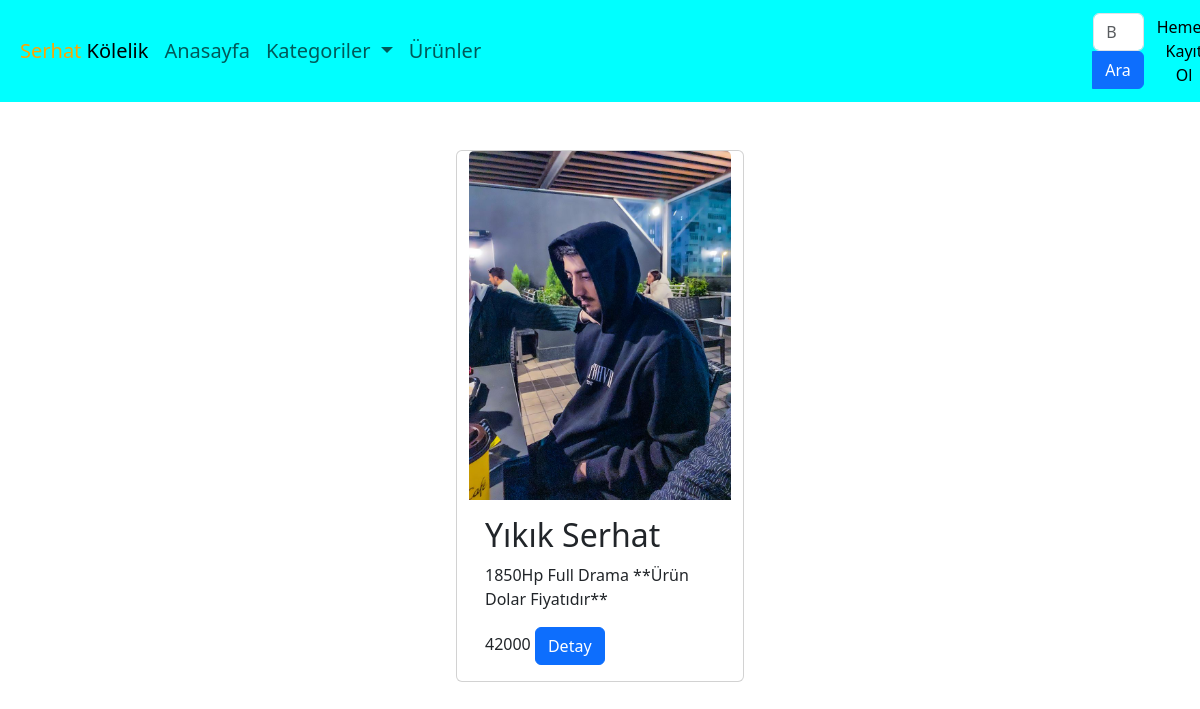
Screenshot of /kategori/1/ with the database file from the repository.
### appKozmetik/models.py (models this page shows, shortened)
class Product(models.Model):
    title = models.CharField(("Ürünün Adı"), max_length=50)
    product_detail=models.TextField(("Ürünün Açıklaması"),null=True,blank=True)
    product_price=models.IntegerField(("Ürün Fiyatı"),null=True,blank=True)
    product_img=models.ImageField(("Ürünün fotoğrafı"), upload_to=None,null=True,blank=True)
    category=models.ForeignKey("Categories", verbose_name=("Kategorisi"), on_delete=models.CASCADE,null=True,blank=True)

### appKozmetik/views.py (the view)
# urls.py: path('kategori/<id>/', Category, name='kategori'),
def Category(request, id):
    products = Product.objects.filter(category=id)
    categories = Categories.objects.all()
    context = {
        "products": products,
        "categories": categories,
    }
    return render(request, 'category.html', context)

### appKozmetik/templates/category.html
{% extends 'base.html' %}
{% load static %}
{% block body %}
      <div class="mt-5 container">
        <div class="row mx-auto">
     {% for i in products  %}
      <div class="card" style="width: 18rem;">
        <img src="{{i.product_img.url}}" class="card-img-top" alt="...">
        <div class="card-body">
          <h2 class="card-title">{{i.title}}</h2>
          <p class="card-text">{{i.product_detail}}</p>
          <span class="card-text">{{i.product_price}}</span>
          <a href="/detay/{{i.id}}/" class="btn btn-primary">Detay</a>
        </div>
      </div>
      {% endfor %}
    </div>
  {% endblock body %}

### appKozmetik/static/style.css (style rules this page uses)
h2 { color: brown; }
.container { display: flex; }

### rows the page displays
Product: product_img (picture), title "Yıkık Serhat", product_detail "1850Hp Full Drama **Ürün Dolar Fiyatıdır**", product_price "42000"
